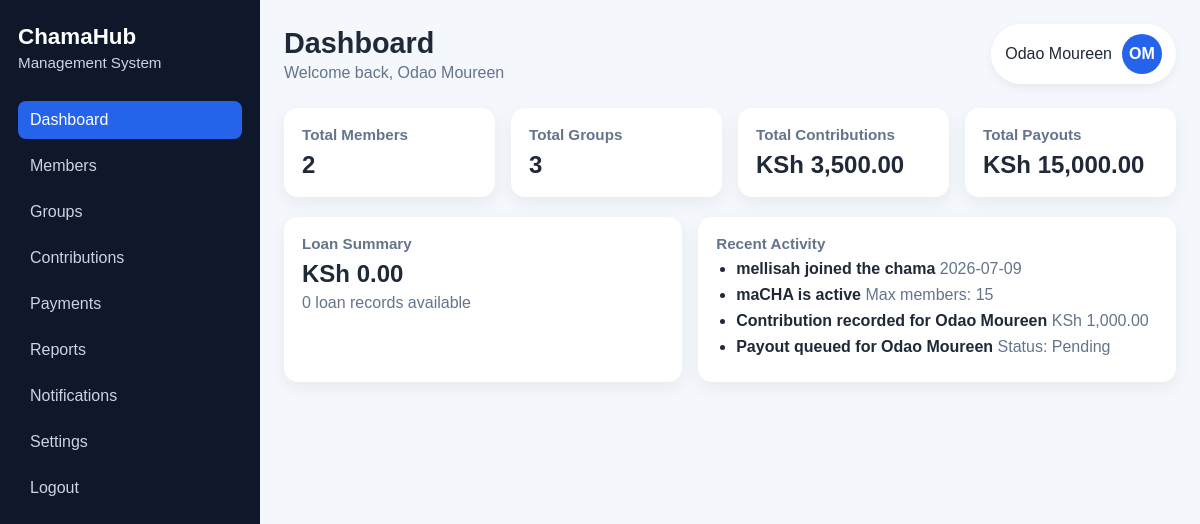
/dashboard, run on the app's committed database.
### app/models.py (models this page shows, shortened)
class User(db.Model):
    __tablename__ = "users"
    id = db.Column(db.Integer, primary_key=True)
    full_name = db.Column(db.String(100), nullable=False)
    email = db.Column(db.String(120), unique=True, nullable=False)
    phone = db.Column(db.String(20), nullable=False)
    password = db.Column(db.String(255), nullable=False)
    __table_args__ = {"sqlite_autoincrement": True}

class Member(db.Model):
    __tablename__ = "members"
    id = db.Column(db.Integer, primary_key=True)
    full_name = db.Column(db.String(100), nullable=False)
    email = db.Column(db.String(120), unique=True, nullable=False)
    phone = db.Column(db.String(20), nullable=False)
    group_name = db.Column(db.String(100), nullable=True)
    join_date = db.Column(db.String(20), nullable=True)
    status = db.Column(db.String(20), nullable=False, default="Active")

### app/routes.py (the view)
@main.route("/dashboard")
def dashboard():
    member_count = Member.query.count()
    group_count = Group.query.count()
    contribution_count = Contribution.query.count()
    payout_count = Payout.query.count()
    contribution_total = db.session.query(db.func.coalesce(db.func.sum(Contribution.amount), 0)).scalar() or 0
    payout_total = db.session.query(db.func.coalesce(db.func.sum(Payout.amount), 0)).scalar() or 0
    pending_payout_count = Payout.query.filter_by(status="Pending").count()
    loan_count = 0
    loan_total = 0.0
    current_user = User.query.order_by(User.id.asc()).first()
    profile_name = current_user.full_name if current_user else "Administrator"
    profile_initials = "".join(part[0].upper() for part in profile_name.split()[:2]) if profile_name else "AD"
    recent_activities = []
    latest_member = Member.query.order_by(Member.id.desc()).first()
    latest_group = Group.query.order_by(Group.id.desc()).first()
    latest_contribution = Contribution.query.order_by(Contribution.id.desc()).first()
    latest_payout = Payout.query.order_by(Payout.id.desc()).first()
    if latest_member:
        recent_activities.append({"title": f"{latest_member.full_name} joined the chama", "meta": latest_member.join_date or "Recently added"})
    if latest_group:
        recent_activities.append({"title": f"{latest_group.group_name} is active", "meta": f"Max members: {latest_group.max_members}"})
    if latest_contribution:
        recent_activities.append({"title": f"Contribution recorded for {latest_contribution.member_name}", "meta": f"KSh {latest_contribution.amount:,.2f}"})
    if latest_payout:
        recent_activities.append({"title": f"Payout queued for {latest_payout.beneficiary_name}", "meta": f"Status: {latest_payout.status}"})
    if not recent_activities:
        recent_activities.append({"title": "No activity yet", "meta": "Create members, groups, contributions, or payouts to see updates here."})
    return render_template(
        "dashboard.html",
        member_count=member_count,
        group_count=group_count,
        contribution_count=contribution_count,
        payout_count=payout_count,
        contribution_total=contribution_total,
        payout_total=payout_total,
        pending_payout_count=pending_payout_count,
        loan_count=loan_count,
        loan_total=loan_total,
        recent_activities=recent_activities,
        profile_name=profile_name,
        profile_initials=profile_initials,
    )

### app/templates/dashboard.html (shortened to what this page needs)
<!DOCTYPE html>
<html lang="en">
  <head>
    <link rel="stylesheet" href="{{ url_for('static', filename='css/dashboard.css') }}" />
  </head>
  <body>
    <div class="dashboard-layout">
      <aside class="sidebar">
        <div class="brand-block">
          <h2>ChamaHub</h2>
          <p>Management System</p>
        </div>
        <nav class="sidebar-nav">
          <a href="{{ url_for('main.dashboard') }}" class="active">Dashboard</a>
          <a href="{{ url_for('main.members') }}">Members</a>
          <a href="{{ url_for('main.groups') }}">Groups</a>
          <a href="{{ url_for('main.contributions') }}">Contributions</a>
          <a href="{{ url_for('main.payouts') }}">Payments</a>
          <a href="{{ url_for('main.reports') }}">Reports</a>
          <a href="{{ url_for('main.notifications') }}">Notifications</a>
          <a href="{{ url_for('main.settings') }}">Settings</a>
          <a href="{{ url_for('main.logout') }}">Logout</a>
        </nav>
      </aside>
      <main class="main-content">
        <header class="topbar">
          <div>
            <h1>Dashboard</h1>
            <p>Welcome back, {{ profile_name }}</p>
          </div>
          <div class="topbar-user">
            <span>{{ profile_name }}</span>
            <div class="avatar">{{ profile_initials }}</div>
          </div>
        </header>
        <section class="summary-grid">
          <div class="card">
            <h3>Total Members</h3>
            <p class="value">{{ member_count }}</p>
          </div>
          <div class="card">
            <h3>Total Groups</h3>
            <p class="value">{{ group_count }}</p>
          </div>
          <div class="card">
            <h3>Total Contributions</h3>
            <p class="value">KSh {{ "{:,.2f}".format(contribution_total) }}</p>
          </div>
          <div class="card">
            <h3>Total Payouts</h3>
            <p class="value">KSh {{ "{:,.2f}".format(payout_total) }}</p>
          </div>
        </section>
        <section class="detail-grid">
          <div class="panel">
            <h3>Loan Summary</h3>
            <p class="value">KSh {{ "{:,.2f}".format(loan_total) }}</p>
            <p class="muted">{{ loan_count }} loan record{{ '' if loan_count == 1 else 's' }} available</p>
          </div>
          <div class="panel">
            <h3>Recent Activity</h3>
            <ul class="activity-list">
              {% for activity in recent_activities %}
              <li>
                <strong>{{ activity.title }}</strong>
                <span class="muted">{{ activity.meta }}</span>
              </li>
              {% endfor %}
            </ul>
          </div>
        </section>
      </main>
    </div>
  </body>
</html>

### app/static/css/dashboard.css (style rules this page uses)
:root { --bg: #f4f7fb; --sidebar: #0f172a; --sidebar-text: #cbd5e1; --sidebar-active: #2563eb; --card: #ffffff; --text: #1f2937; --muted: #64748b; --accent: #2563eb; }
* { box-sizing: border-box; margin: 0; padding: 0; }
body { font-family: Arial, Helvetica, sans-serif; background: var(--bg); color: var(--text); }
.dashboard-layout { display: flex; min-height: 100vh; }
.sidebar { width: 260px; background: var(--sidebar); color: white; padding: 24px 18px; }
.brand-block { margin-bottom: 30px; }
.brand-block h2 { font-size: 1.4rem; margin-bottom: 4px; }
.brand-block p { color: var(--sidebar-text); font-size: 0.95rem; }
.sidebar-nav { display: flex; flex-direction: column; gap: 8px; }
.sidebar-nav a { color: var(--sidebar-text); text-decoration: none; padding: 10px 12px; border-radius: 8px; transition: 0.2s ease; }
.sidebar-nav a:hover, .sidebar-nav a.active { background: var(--sidebar-active); color: white; }
.main-content { flex: 1; padding: 24px; }
.topbar { display: flex; justify-content: space-between; align-items: center; margin-bottom: 24px; }
.topbar h1 { font-size: 1.8rem; margin-bottom: 4px; }
.topbar p { color: var(--muted); }
.topbar-user { display: flex; align-items: center; gap: 10px; background: white; padding: 10px 14px; border-radius: 999px; box-shadow: 0 4px 10px rgba(15, 23, 42, 0.06); }
.avatar { width: 40px; height: 40px; border-radius: 50%; background: var(--accent); color: white; display: flex; align-items: center; justify-content: center; font-weight: bold; }
.summary-grid { display: grid; grid-template-columns: repeat(4, 1fr); gap: 16px; margin-bottom: 20px; }
.card, .panel { background: var(--card); border-radius: 14px; padding: 18px; box-shadow: 0 6px 18px rgba(15, 23, 42, 0.06); }
.card h3, .panel h3 { color: var(--muted); font-size: 0.95rem; margin-bottom: 8px; }
.value { font-size: 1.5rem; font-weight: bold; color: var(--text); }
.detail-grid { display: grid; grid-template-columns: 1fr 1.2fr; gap: 16px; }
.muted { color: var(--muted); margin-top: 6px; }
.activity-list { padding-left: 20px; color: var(--text); }
.activity-list li { margin-bottom: 8px; }

### data on the page
User: full_name "Odao Moureen"
Member: title "mellisah joined the chama", meta "2026-07-09"

### other printed values
{{ profile_initials }} "OM"
{{ member_count }} "2"
{{ group_count }} "3"
{{ "{:,.2f}".format(contribution_total) }} "3,500.00"
{{ "{:,.2f}".format(payout_total) }} "15,000.00"
{{ "{:,.2f}".format(loan_total) }} "0.00"
{{ loan_count }} "0"
{{ '' if loan_count == 1 else 's' }} "s"
{{ activity.title }} "maCHA is active" "Contribution recorded for Odao Moureen" "Payout queued for Odao Moureen"
{{ activity.meta }} "Max members: 15" "KSh 1,000.00" "Status: Pending"
